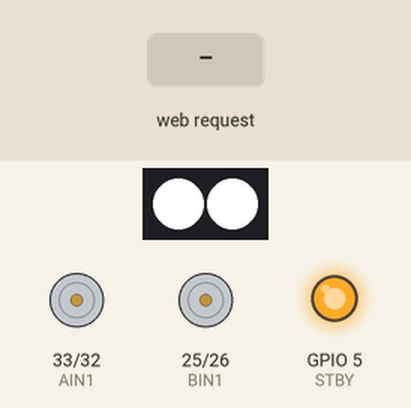
This sketch was run on a simulated ESP32. Parts: 2 RGB LEDs in strip order, left to right, motor-driver pin pairs drawn as motors (green arrow = first pin HIGH = forward, orange = second pin HIGH = backward, longer = more drive, scaled by the enable pin, stopped while the standby pin is LOW), output pins drawn as LEDs (lit = HIGH). The inputs (shaded band) are chosen by the test bench. WiFi joins after 1.5 s; servers stay silent unless stated.

Above: at 2.7 s.
2.8 s: HTTP request GET /control?cmd=f received
At 3.9 s:
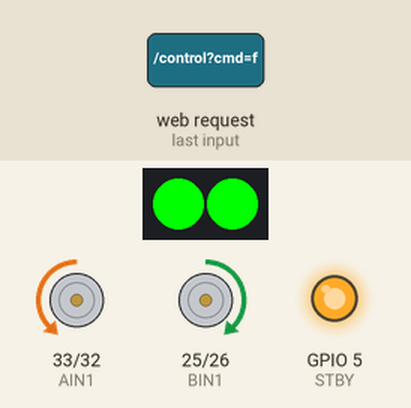
4.3 s: HTTP request GET /control?cmd=b received
At 5.1 s:
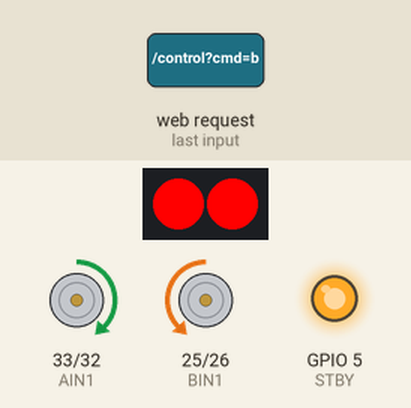
5.8 s: HTTP request GET /control?cmd=l received
At 6.3 s:
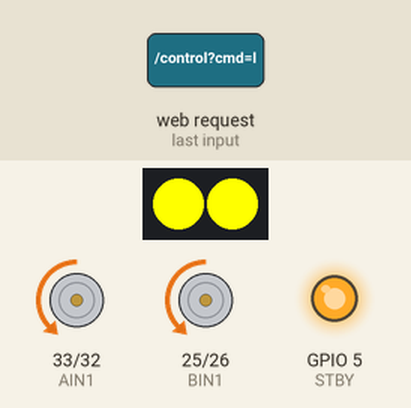
7.3 s: HTTP request GET /control?cmd=r received
At 8.6 s:
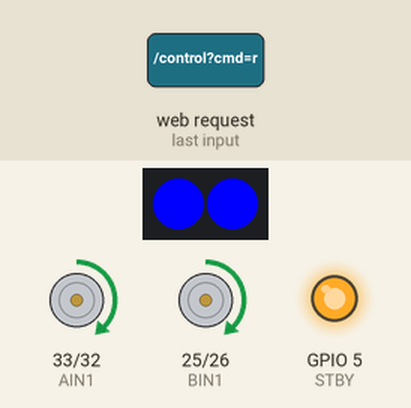
Timing chart, 0 to 9.8 s (numbered marks = the images above; inputs shaded):
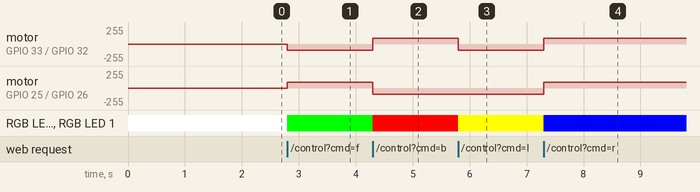

The sketch:

test.ino
```cpp
#include <WiFi.h>
#include <WebServer.h>
#include <Adafruit_NeoPixel.h>

// ==============================
// Wi-Fi 설정
// ==============================
const char* ssid = "FirstClass2.4G";
const char* password = "12345678";

IPAddress local_IP(192, 168, 0, 50);
IPAddress gateway(192, 168, 0, 1);
IPAddress subnet(255, 255, 255, 0);

WebServer server(80);

// ==============================
// NeoPixel 설정
// ==============================
#define LED_PIN 27
#define LED_COUNT 2

Adafruit_NeoPixel strip(LED_COUNT, LED_PIN, NEO_GRB + NEO_KHZ800);

// ==============================
// 모터 드라이버 핀 설정
// ==============================
const int PWMA = 19;
const int PWMB = 18;
const int AIN1 = 33;
const int AIN2 = 32;
const int BIN1 = 25;
const int BIN2 = 26;
const int STBY = 5;
const int motorSpeed = 90;

int motorPins[] = {PWMA, PWMB, AIN1, AIN2, BIN1, BIN2, STBY};

void ledColor(int r, int g, int b) {
  for (int i = 0; i < LED_COUNT; i++) {
    strip.setPixelColor(i, strip.Color(r, g, b));
  }
  strip.show();
}

void motor(int leftSpeed, int rightSpeed, int a1, int a2, int b1, int b2){
  analogWrite(PWMA, leftSpeed);
  analogWrite(PWMB, rightSpeed);
  digitalWrite(AIN1, a1);
  digitalWrite(AIN2, a2);
  digitalWrite(BIN1, b1);
  digitalWrite(BIN2, b2);
}

void forward() {
  motor(motorSpeed, motorSpeed, LOW, HIGH, HIGH, LOW);
  ledColor(0, 255, 0);
}

void backward() {
  motor(motorSpeed, motorSpeed, HIGH, LOW, LOW, HIGH);
  ledColor(255, 0, 0);
}

void leftTurn() {
  motor(motorSpeed, motorSpeed, LOW, HIGH, LOW, HIGH);
  ledColor(255, 255, 0);
}

void rightTurn() {
  motor(motorSpeed, motorSpeed, HIGH, LOW, HIGH, LOW);
  ledColor(0, 0, 255);
}

void stopMotor() {
  motor(0, 0, LOW, LOW, LOW, LOW);
  ledColor(255, 255, 255);
}

void handleControl() {
  server.sendHeader("Access-Control-Allow-Origin", "*");

  if (server.hasArg("cmd")) {
    String cmd = server.arg("cmd");

    if (cmd == "f") { forward(); server.send(200, "text/plain", "OK"); }
    else if (cmd == "b") { backward(); server.send(200, "text/plain", "OK"); }
    else if (cmd == "l") { leftTurn(); server.send(200, "text/plain", "OK"); }
    else if (cmd == "r") { rightTurn(); server.send(200, "text/plain", "OK"); }
    else if (cmd == "s") { stopMotor(); server.send(200, "text/plain", "OK"); }
    else { server.send(400, "text/plain", "Invalid"); }
  } else {
    server.send(400, "text/plain", "Missing");
  }
}

void handleRoot() {
  server.sendHeader("Access-Control-Allow-Origin", "*");
  server.send(200, "text/plain", "Ready");
}

void setup() {
  Serial.begin(115200);

  for(int i = 0; i < 7; i++) {
    pinMode(motorPins[i], OUTPUT);
  }
  digitalWrite(STBY, HIGH);

  strip.begin();
  stopMotor();

  WiFi.mode(WIFI_STA);
  WiFi.config(local_IP, gateway, subnet);
  WiFi.begin(ssid, password);

  while (WiFi.status() != WL_CONNECTED) {
    delay(500);
  }

  server.on("/", HTTP_GET, handleRoot);
  server.on("/control", HTTP_GET, handleControl);

  server.begin();
}

void loop() {
  server.handleClient();
}
```

Measured:
- after the input at 2.8 s, motor on GPIO 33 (AIN1) / GPIO 32 (AIN2): stopped → backward 90/255 at once; motor on GPIO 25 (BIN1) / GPIO 26 (BIN2): stopped → forward 90/255 at once; RGB LED 0, RGB LED 1: RGB(255, 255, 255) → RGB(0, 255, 0) at once
- after the input at 4.3 s, motor on GPIO 33 (AIN1) / GPIO 32 (AIN2): backward 90/255 → forward 90/255 at once; motor on GPIO 25 (BIN1) / GPIO 26 (BIN2): forward 90/255 → backward 90/255 at once; RGB LED 0, RGB LED 1: RGB(0, 255, 0) → RGB(255, 0, 0) at once
- after the input at 5.8 s, motor on GPIO 33 (AIN1) / GPIO 32 (AIN2): forward 90/255 → backward 90/255 at once; RGB LED 0, RGB LED 1: RGB(255, 0, 0) → RGB(255, 255, 0) at once
- after the input at 7.3 s, motor on GPIO 33 (AIN1) / GPIO 32 (AIN2), motor on GPIO 25 (BIN1) / GPIO 26 (BIN2): backward 90/255 → forward 90/255 at once; RGB LED 0, RGB LED 1: RGB(255, 255, 0) → RGB(0, 0, 255) at once
